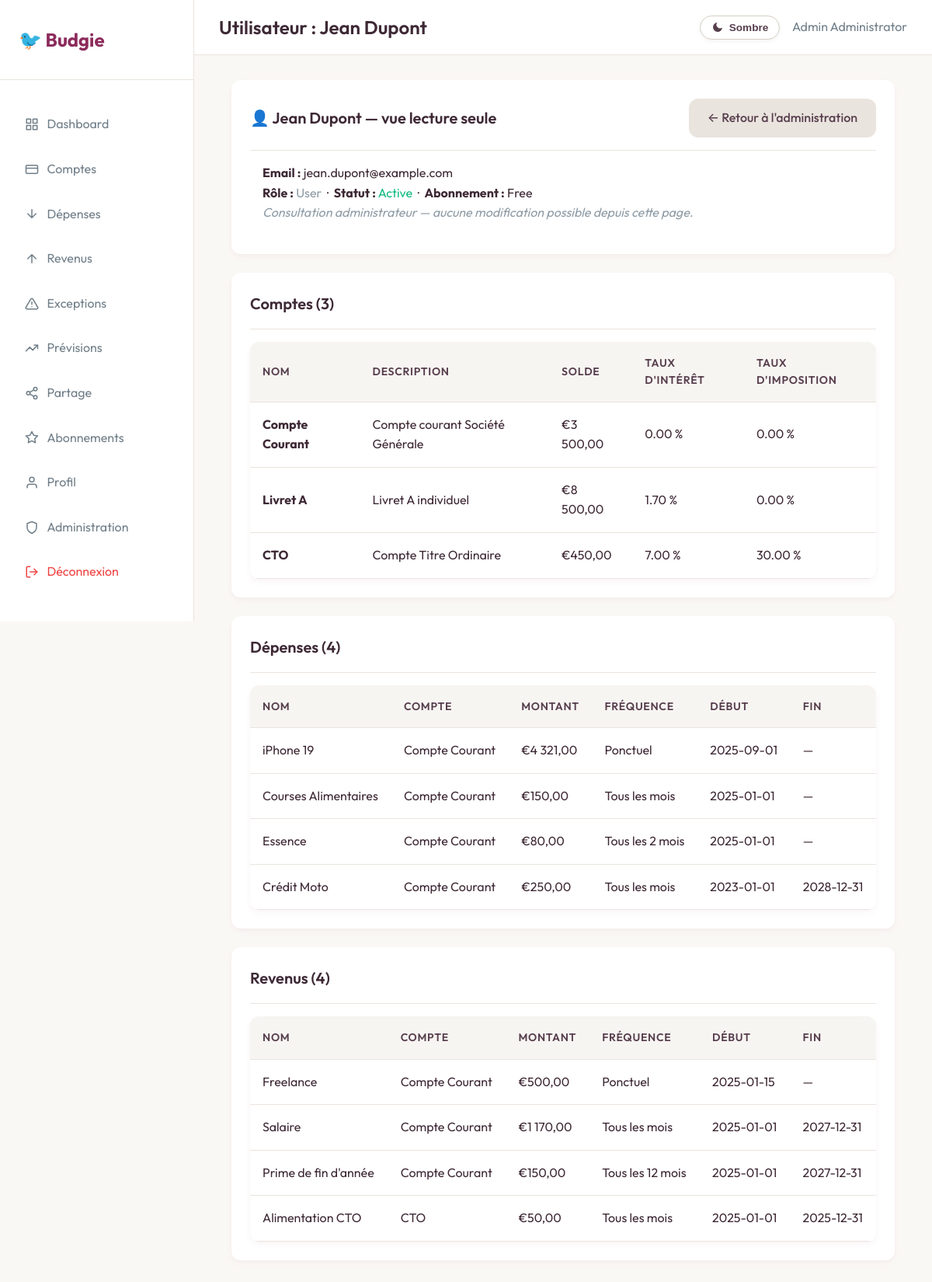
Screenshot of /public/admin_user.php?id=1 (signed in) with the database file from the repository.
### tables this page shows
CREATE TABLE users (
    id INT PRIMARY KEY AUTO_INCREMENT,
    first_name VARCHAR(100) NOT NULL,
    last_name VARCHAR(100) NOT NULL,
    email VARCHAR(190) UNIQUE NOT NULL,
    password_hash VARCHAR(255) NOT NULL,
    subscription_type ENUM('free', 'premium') DEFAULT 'free',
    role ENUM('user', 'admin') NOT NULL DEFAULT 'user',
    subscription_start_date DATETIME NULL,
    subscription_end_date DATETIME NULL,
    stripe_customer_id VARCHAR(255) NULL,
    stripe_subscription_id VARCHAR(255) NULL,
    created_at TIMESTAMP DEFAULT CURRENT_TIMESTAMP,
    updated_at TIMESTAMP DEFAULT CURRENT_TIMESTAMP ON UPDATE CURRENT_TIMESTAMP,
    last_login TIMESTAMP NULL,
    status ENUM('active', 'inactive', 'suspended') DEFAULT 'active',
    email_verified_at TIMESTAMP NULL DEFAULT NULL
);

CREATE TABLE accounts (
    id INT PRIMARY KEY AUTO_INCREMENT,
    user_id INT NOT NULL,
    name VARCHAR(100) NOT NULL,
    description TEXT,
    balance DECIMAL(15,2) DEFAULT 0.00,
    interest_rate DECIMAL(5,2) DEFAULT 0.00,
    tax_rate DECIMAL(5,2) DEFAULT 0.00,
    created_at TIMESTAMP DEFAULT CURRENT_TIMESTAMP,
    updated_at TIMESTAMP DEFAULT CURRENT_TIMESTAMP ON UPDATE CURRENT_TIMESTAMP,
    deleted_at TIMESTAMP NULL DEFAULT NULL,
    FOREIGN KEY (user_id) REFERENCES users(id) ON DELETE CASCADE
);

CREATE TABLE expenses (
    id INT PRIMARY KEY AUTO_INCREMENT,
    user_id INT NOT NULL,
    account_id INT NOT NULL,
    name VARCHAR(100) NOT NULL,
    description TEXT,
    amount DECIMAL(15,2) NOT NULL,
    frequency ENUM('ponctuel', 'mensuel', 'bimensuel', 'trimestriel', 'semestriel', 'annuel', 'recurrent') NOT NULL,
    interval_months INT NULL DEFAULT NULL,
    start_date DATE NOT NULL,
    end_date DATE NULL,
    is_active BOOLEAN DEFAULT TRUE,
    created_at TIMESTAMP DEFAULT CURRENT_TIMESTAMP,
    updated_at TIMESTAMP DEFAULT CURRENT_TIMESTAMP ON UPDATE CURRENT_TIMESTAMP,
    deleted_at TIMESTAMP NULL DEFAULT NULL,
    FOREIGN KEY (user_id) REFERENCES users(id) ON DELETE CASCADE,
    FOREIGN KEY (account_id) REFERENCES accounts(id) ON DELETE CASCADE
);

CREATE TABLE incomes (
    id INT PRIMARY KEY AUTO_INCREMENT,
    user_id INT NOT NULL,
    account_id INT NOT NULL,
    name VARCHAR(100) NOT NULL,
    description TEXT,
    amount DECIMAL(15,2) NOT NULL,
    frequency ENUM('ponctuel', 'mensuel', 'bimensuel', 'trimestriel', 'semestriel', 'annuel', 'recurrent') NOT NULL,
    interval_months INT NULL DEFAULT NULL,
    start_date DATE NOT NULL,
    end_date DATE NULL,
    is_active BOOLEAN DEFAULT TRUE,
    created_at TIMESTAMP DEFAULT CURRENT_TIMESTAMP,
    updated_at TIMESTAMP DEFAULT CURRENT_TIMESTAMP ON UPDATE CURRENT_TIMESTAMP,
    deleted_at TIMESTAMP NULL DEFAULT NULL,
    FOREIGN KEY (user_id) REFERENCES users(id) ON DELETE CASCADE,
    FOREIGN KEY (account_id) REFERENCES accounts(id) ON DELETE CASCADE
);

### public/admin_user.php (the view, shortened to what the rows shown need)
<?php
require_once __DIR__ . '/../src/config/config.php';
require_once SRC_PATH . '/services/AdminService.php';
$userId = (int) ($_GET['id'] ?? 0);
$user   = $userId > 0 ? AdminService::getUserDetails($userId) : null;
$accounts = AdminService::getUserAccounts($userId);
$expenses = AdminService::getUserExpenses($userId);
$incomes  = AdminService::getUserIncomes($userId);
$fullName   = trim($user['first_name'] . ' ' . $user['last_name']);
$page_title = 'Utilisateur : ' . $fullName;
include SRC_PATH . '/includes/header.php';
?>
<div class="container">
    <div class="card">
        <div class="card-header">
            <h3 class="card-title">👤 <?php echo htmlspecialchars($fullName); ?> — vue lecture seule</h3>
            <a href="admin.php" class="btn btn-secondary">← Retour à l'administration</a>
        </div>
        <div style="padding: 0 1rem 1rem;">
            <p><strong>Email :</strong> <?php echo htmlspecialchars($user['email']); ?></p>
            <p><strong>Rôle :</strong>
                <span class="<?php echo $user['role'] === 'admin' ? 'text-warning' : 'text-muted'; ?>">
                    <?php echo htmlspecialchars(ucfirst($user['role'])); ?>
                </span>
                &nbsp;·&nbsp; <strong>Statut :</strong>
                <span class="<?php echo $user['status'] === 'active' ? 'text-success' : 'text-danger'; ?>">
                    <?php echo htmlspecialchars(ucfirst($user['status'])); ?>
                </span>
                &nbsp;·&nbsp; <strong>Abonnement :</strong> <?php echo htmlspecialchars(ucfirst($user['subscription_type'])); ?>
            </p>
            <p class="text-muted"><em>Consultation administrateur — aucune modification possible depuis cette page.</em></p>
        </div>
    </div>
    <div class="card">
        <div class="table-container">
            <table class="table">
                <thead>
                    <tr><th>Nom</th><th>Description</th><th>Solde</th><th>Taux d'intérêt</th><th>Taux d'imposition</th></tr>
                </thead>
                <tbody>
                    <?php if (empty($accounts)): ?>
                        <tr><td colspan="5" class="text-center text-muted">Aucun compte.</td></tr>
                    <?php else: foreach ($accounts as $a): ?>
                        <tr>
                            <td><strong><?php echo htmlspecialchars($a['name']); ?></strong></td>
                            <td><?php echo htmlspecialchars($a['description'] ?? ''); ?></td>
                            <td><?php echo formatCurrency($a['balance']); ?></td>
                            <td><?php echo htmlspecialchars($a['interest_rate']); ?> %</td>
                            <td><?php echo htmlspecialchars($a['tax_rate']); ?> %</td>
                        </tr>
                    <?php endforeach; endif; ?>
                </tbody>
            </table>
        </div>
    </div>
    <div class="card">
        <div class="table-container">
            <table class="table">
                <thead>
                    <tr><th>Nom</th><th>Compte</th><th>Montant</th><th>Fréquence</th><th>Début</th><th>Fin</th></tr>
                </thead>
                <tbody>
                    <?php if (empty($expenses)): ?>
                        <tr><td colspan="6" class="text-center text-muted">Aucune dépense.</td></tr>
                    <?php else: foreach ($expenses as $e): ?>
                        <tr>
                            <td><?php echo htmlspecialchars($e['name']); ?></td>
                            <td><?php echo htmlspecialchars($e['account_name']); ?></td>
                            <td><?php echo formatCurrency($e['amount']); ?></td>
                            <td><?php echo formatFrequency($e['frequency'], $e['interval_months'] ?? null); ?></td>
                            <td><?php echo htmlspecialchars($e['start_date']); ?></td>
                            <td><?php echo $e['end_date'] ? htmlspecialchars($e['end_date']) : '—'; ?></td>
                        </tr>
                    <?php endforeach; endif; ?>
                </tbody>
            </table>
        </div>
    </div>
    <div class="card">
        <div class="table-container">
            <table class="table">
                <thead>
                    <tr><th>Nom</th><th>Compte</th><th>Montant</th><th>Fréquence</th><th>Début</th><th>Fin</th></tr>
                </thead>
                <tbody>
                    <?php if (empty($incomes)): ?>
                        <tr><td colspan="6" class="text-center text-muted">Aucun revenu.</td></tr>
                    <?php else: foreach ($incomes as $i): ?>
                        <tr>
                            <td><?php echo htmlspecialchars($i['name']); ?></td>
                            <td><?php echo htmlspecialchars($i['account_name']); ?></td>
                            <td><?php echo formatCurrency($i['amount']); ?></td>
                            <td><?php echo formatFrequency($i['frequency'], $i['interval_months'] ?? null); ?></td>
                            <td><?php echo htmlspecialchars($i['start_date']); ?></td>
                            <td><?php echo $i['end_date'] ? htmlspecialchars($i['end_date']) : '—'; ?></td>
                        </tr>
                    <?php endforeach; endif; ?>
                </tbody>
            </table>
        </div>
    </div>
</div>
<?php include SRC_PATH . '/includes/footer.php'; ?>

### src/includes/header.php (shortened to what the rows shown need)
<?php
$current_page = basename($_SERVER['PHP_SELF'], '.php');
?>
<!DOCTYPE html>
<html lang="fr" data-theme="">
<head>
    <link rel="stylesheet" href="css/style.css">
</head>
<body>
    <?php if (!in_array($current_page, ['login', 'signup', 'forgot_password', 'reset_password', 'landing', 'verify_email', 'verify_notice', 'accept_share'])): ?>
    <div class="main-layout">
        <nav class="sidebar" id="appSidebar">
            <div class="nav-brand">
                <h1>🐦 Budgie</h1>
            </div>
        </nav>
        <main class="main-content">
            <header class="header">
                <div style="display:flex;align-items:center;gap:.75rem">
                    <h2><?php echo isset($page_title) ? htmlspecialchars($page_title) : 'Dashboard'; ?></h2>
                </div>
            </header>
    <?php endif; ?>

### rows the page displays
users: page_title "Utilisateur : Jean Dupont", fullName "Jean Dupont", email "jean.dupont@example.com", role "User", status "Active", subscription_type "Free"
accounts: name "Compte Courant", description "Compte courant Société Générale", balance "€3 500,00", interest_rate "0.00", tax_rate "0.00"
accounts: name "Livret A", description "Livret A individuel", balance "€8 500,00", interest_rate "1.70", tax_rate "0.00"
accounts: name "CTO", description "Compte Titre Ordinaire", balance "€450,00", interest_rate "7.00", tax_rate "30.00"
expenses: name "iPhone 19", account.name "Compte Courant", amount "€4 321,00", frequency+interval_months "Ponctuel", start_date "2025-09-01"
expenses: name "Courses Alimentaires", account.name "Compte Courant", amount "€150,00", frequency+interval_months "Tous les mois", start_date "2025-01-01"
expenses: name "Essence", account.name "Compte Courant", amount "€80,00", frequency+interval_months "Tous les 2 mois", start_date "2025-01-01"
expenses: name "Crédit Moto", account.name "Compte Courant", amount "€250,00", frequency+interval_months "Tous les mois", start_date "2023-01-01", end_date "2028-12-31"
incomes: name "Freelance", account.name "Compte Courant", amount "€500,00", frequency+interval_months "Ponctuel", start_date "2025-01-15"
incomes: name "Salaire", account.name "Compte Courant", amount "€1 170,00", frequency+interval_months "Tous les mois", start_date "2025-01-01", end_date "2027-12-31"
incomes: name "Prime de fin d'année", account.name "Compte Courant", amount "€150,00", frequency+interval_months "Tous les 12 mois", start_date "2025-01-01", end_date "2027-12-31"
incomes: name "Alimentation CTO", account.name "CTO", amount "€50,00", frequency+interval_months "Tous les mois", start_date "2025-01-01", end_date "2025-12-31"

### other values shown
$_SESSION['user_name'] "Admin Administrator"
count($accounts) "3"
count($expenses) "4"
count($incomes) "4"
